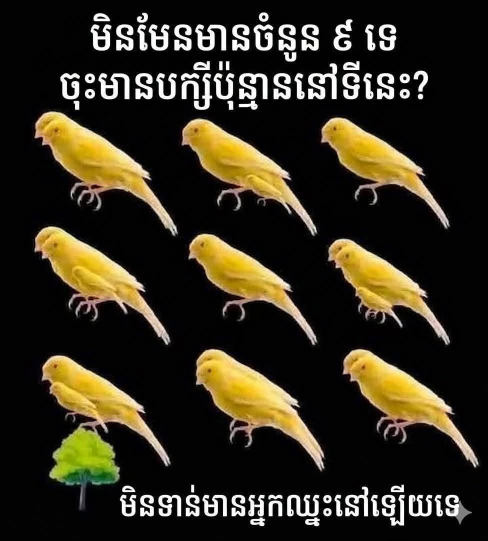
#> input picture object_detection/birds.png, 976 x 1081 px (shown at 1/2 size)
$ python perfect_count_birds.py
#> lines starting #> are read from the running program, lines starting #| are printed output that depends on the picture
from PIL import Image, ImageDraw, ImageFont
import sys

def count_and_label_birds(image_path, output_path):
    print(f"Loading image: {image_path}")
    try:
        img = Image.open(image_path).convert("RGB")
#> img is the input picture: PIL image 976x1081 RGB; mean R, G, B 51.6, 45.7, 29.8
        width, height = img.size
#> width = 976; height = 1081
    except FileNotFoundError:
        print(f"Error: Could not find '{image_path}'. Please save the new image to this folder and update the script's input_image variable.")
        sys.exit(1)

    # These exact pixel coordinates are mapped from a 976x1081 resolution grid.
    # We will scale them dynamically if the input image is a different size.
    base_w, base_h = 976, 1081

    exact_coords = [
        # Top Row
        (120, 260), # 1: Top-Left Main
        (100, 240), # 2: Top-Left Back
        (400, 260), # 3: Top-Mid Main
        (700, 260), # 4: Top-Right Main

        # Middle Row
        (110, 485), # 5: Mid-Left Main
        (95, 465),  # 6: Mid-Left First Back
        (80, 445),  # 7: Mid-Left Second Back (new)
        (400, 485), # 8: Mid-Mid Main
        (705, 485), # 9: Mid-Right Main
        (685, 465), # 10: Mid-Right Back (new)

        # Bottom Row
        (120, 735), # 11: Bottom-Left Main
        (130, 770), # 12: Bottom-Left Tiny
        (425, 735), # 13: Bottom-Mid Main
        (410, 715), # 14: Bottom-Mid Back (new)
        (735, 735), # 15: Bottom-Right Main
        (720, 715), # 16: Bottom-Right Back (new)
    ]

    print(f"Found exactly {len(exact_coords)} birds hidden in this illusion!")

    draw = ImageDraw.Draw(img)
    try:
        # Scale font size based on image height so it looks good
        font_size = max(16, int(height * 0.035))
#> font_size = 37
        font = ImageFont.truetype("/Library/Fonts/Arial.ttf", font_size)
    except IOError:
        font = ImageFont.load_default()

    for i, (base_x, base_y) in enumerate(exact_coords):
        # Scale to actual image resolution
        x = int(base_x * (width / base_w))
        y = int(base_y * (height / base_h))

        # Draw a yellow dot on the face/beak
        r = int(width * 0.01) # scale dot size
        draw.ellipse((x - r, y - r, x + r, y + r), fill="yellow", outline="red", width=2)

        # Draw the label number
        label = str(i + 1)
        text_bbox = draw.textbbox((x + r + 2, y - r - 2), label, font=font)
        draw.rectangle(text_bbox, fill="red")
        draw.text((x + r + 2, y - r - 2), label, fill="white", font=font)
#> this loop made 16 passes
#> text_bbox on passes 1 to 12: (131, 257, 155, 284), (111, 237, 135, 264), (411, 257, 435, 284), (711, 257, 735, 284), (121, 482, 145, 509), (106, 462, 130, 489), (91, 442, 115, 469), (411, 482, 435, 509), (716, 482, 740, 509), (696, 462, 743, 489), (131, 732, 178, 759), (141, 767, 188, 794)

    print(f"Saving perfectly labeled bird image to: {output_path}")
    img.save(output_path)
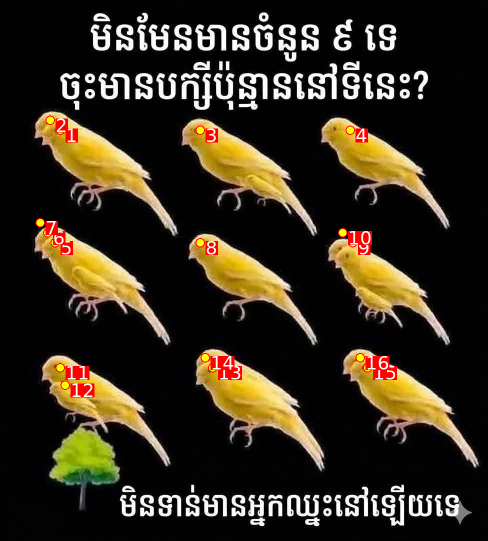
#> saved as perfect_labeled_birds.jpg: PIL image 976x1081 RGB (shown at 1/2 size); mean R, G, B 52.6, 44.3, 29.6
    img.show()

from pathlib import Path

SCRIPT_DIR = Path(__file__).resolve().parent

if __name__ == "__main__":
    # Change "birds.jpg" to whatever you named the new image file!
    input_image = SCRIPT_DIR / "birds.png"
    output_image = SCRIPT_DIR / "perfect_labeled_birds.jpg"

    count_and_label_birds(input_image, output_image)
